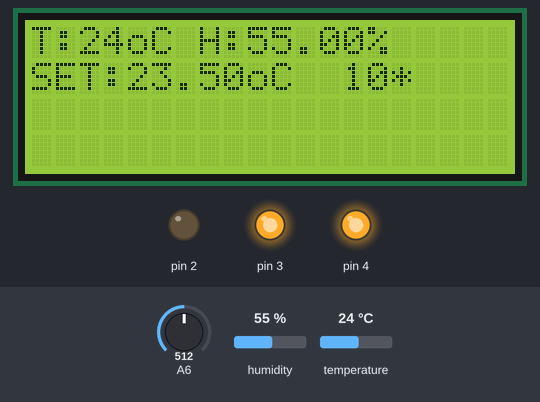
Simulated run of this sketch. Board: Arduino Nano, built with avr-gcc and run on an emulated ATmega328P. Parts: 20×4 character LCD, output pins drawn as LEDs (lit = HIGH). Inputs (shaded band) come from the test bench; at power-on: A6 = 512, humidity 55 %, temperature 24 °C.

Above: at 1.2 s.
1.3 s: A6 set to 367
At 1.9 s:
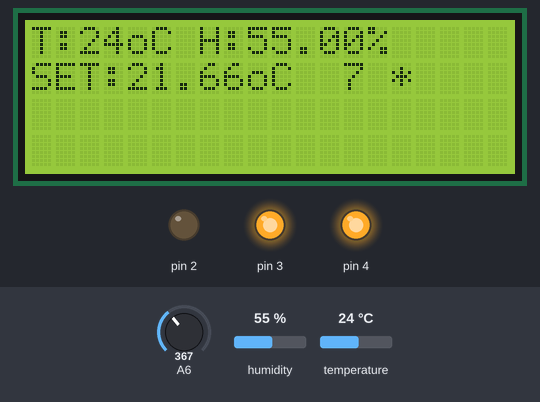
2.8 s: A6 set to 341
At 7.8 s:
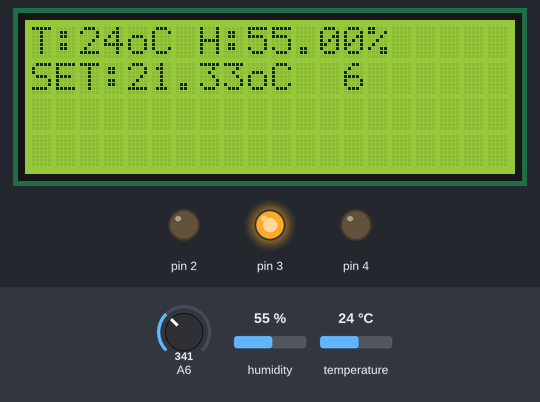
8.7 s: humidity set to 22 %
At 10.2 s:
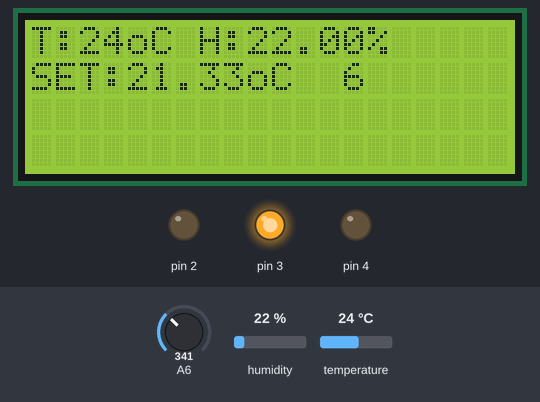
10.7 s: temperature set to 12 °C
At 12.4 s:
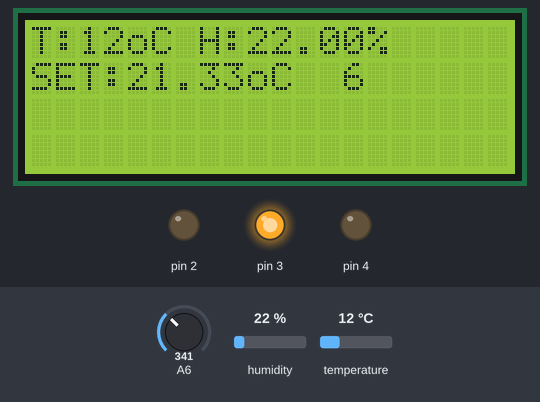
12.7 s: humidity set to 40 %
At 13.8 s:
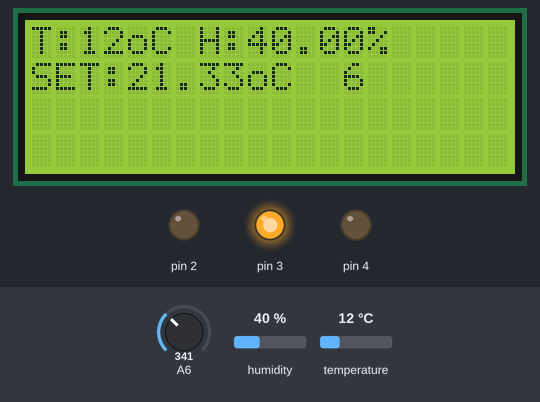
14.7 s: A6 set to 306
At 15.9 s:
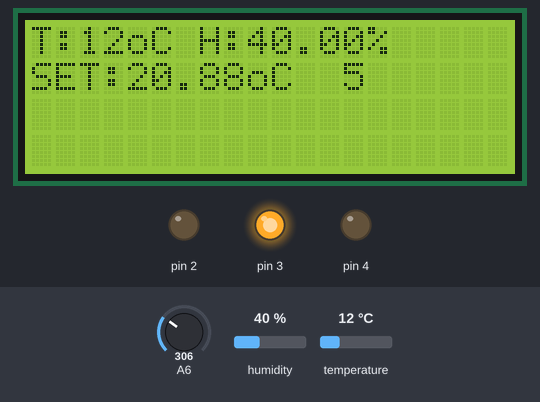
Timing chart, 0 to 21.9 s (numbered marks = the images above; inputs shaded):
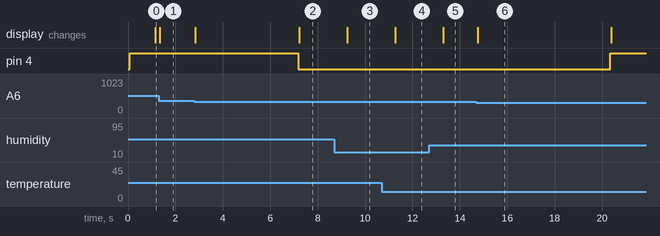

Measured:
- the behaviour switches between 359 and 358 on A6 (found by bisection; images 1 and 2)
- after the input at 1.3 s, the display: changes after 0.05 s (image 1)
- after the input at 2.8 s, pin 4: HIGH → LOW after 4.4 s instead of 5.4 s; the display: first changes at once (image 2 shows a later state)
- after the input at 8.7 s, the display: changes after 0.55 s (image 3)
- after the input at 10.7 s, the display: changes after 0.57 s (image 4)
- after the input at 12.7 s, the display: changes after 0.59 s (image 5)
- after the input at 14.7 s, the display: changes after 0.05 s (image 6)

The sketch:

RADIADOR_PID.ino
```cpp
#include "DHT.h"
#include <Wire.h>
#include <LiquidCrystal_I2C.h>
LiquidCrystal_I2C lcd(0x27,20,4);  //A5 scl, A4 sda

#define DHTTYPE DHT11   // DHT 11
const int DHTPin = 5;     // what digital pin we're connected to
DHT dht(DHTPin, DHTTYPE);


int temperatura;
int cal;
float seltemp;
float h;

int pot;
long tiempo;
long tluz;
int reloj;
int potant;
int req;

void pantalla(void){

lcd.setCursor(0,0);
lcd.print("T:");
lcd.print(temperatura);
lcd.print("oC ");
lcd.setCursor(7,0);
lcd.print("H:");
lcd.print(h);
lcd.print("% ");
lcd.setCursor(0,1);
lcd.print("SET:");
lcd.print(seltemp);
lcd.setCursor(9,1);
lcd.print("oC");
lcd.setCursor(13,1);
lcd.print(req);
if(req<10)lcd.print(" ");
lcd.setCursor(15,1);
if(cal==1)lcd.print("*");
if(cal==0)lcd.print(" ");
/*
if(req=!potant){ //tiempo de apagado pantalla
  potant=req;
  tluz=millis();
  lcd.display();
}
//if(millis()-tluz>5000)lcd.noDisplay();
*/
}


void setup() {
lcd.init();
dht.begin();
Serial.begin(19200);
pinMode(4,OUTPUT);
digitalWrite(4,LOW);
pinMode(2,OUTPUT);
digitalWrite(2,LOW);
pinMode(3,OUTPUT);
digitalWrite(3,HIGH);
lcd.backlight();
tiempo=millis();
}

void loop() {

if(millis()-tiempo>1000){
  reloj=reloj+1;
  tiempo=millis();
  h = dht.readHumidity();
  temperatura = dht.readTemperature();
}
pot=analogRead(A6);
req=map(pot,0,1023,0,20);
float seltempm=map(pot,0,1023,1700,3000);
seltemp=seltempm/100;
if(reloj<req){
  digitalWrite(4,HIGH);
  cal=1;
}
if(reloj>req){
  digitalWrite(4,LOW);
  cal=0;
}
if(reloj==20){
  reloj=0;
}


digitalWrite(13,cal);
pantalla();

}
```
